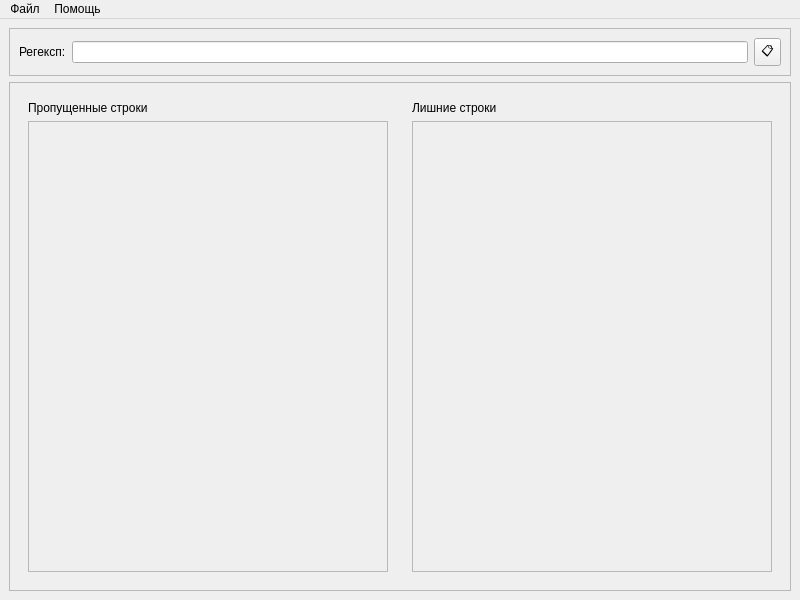
<?xml version="1.0" encoding="UTF-8"?>
<ui version="4.0">
 <class>wnd_regexp</class>
 <widget class="QMainWindow" name="wnd_regexp">
  <property name="geometry">
   <rect>
    <x>0</x>
    <y>0</y>
    <width>800</width>
    <height>600</height>
   </rect>
  </property>
  <property name="windowTitle">
   <string>MainWindow</string>
  </property>
  <widget class="QWidget" name="centralwidget">
   <layout class="QVBoxLayout" name="verticalLayout">
    <item>
     <widget class="QFrame" name="frame">
      <property name="frameShape">
       <enum>QFrame::StyledPanel</enum>
      </property>
      <property name="frameShadow">
       <enum>QFrame::Raised</enum>
      </property>
      <layout class="QHBoxLayout" name="horizontalLayout">
       <item>
        <widget class="QLabel" name="label_3">
         <property name="text">
          <string>Регексп:</string>
         </property>
        </widget>
       </item>
       <item>
        <widget class="QLineEdit" name="edt_regexp"/>
       </item>
       <item>
        <widget class="QToolButton" name="btn_copy_regexp">
         <property name="text">
          <string>📋</string>
         </property>
        </widget>
       </item>
      </layout>
     </widget>
    </item>
    <item>
     <widget class="QFrame" name="frame_2">
      <property name="frameShape">
       <enum>QFrame::StyledPanel</enum>
      </property>
      <property name="frameShadow">
       <enum>QFrame::Raised</enum>
      </property>
      <layout class="QHBoxLayout" name="horizontalLayout_2">
       <item>
        <widget class="QWidget" name="widget" native="true">
         <layout class="QVBoxLayout" name="verticalLayout_2">
          <item>
           <widget class="QLabel" name="label">
            <property name="text">
             <string>Пропущенные строки</string>
            </property>
           </widget>
          </item>
          <item>
           <widget class="QListWidget" name="lst_missed">
            <property name="enabled">
             <bool>false</bool>
            </property>
           </widget>
          </item>
         </layout>
        </widget>
       </item>
       <item>
        <widget class="QWidget" name="widget_2" native="true">
         <layout class="QVBoxLayout" name="verticalLayout_3">
          <item>
           <widget class="QLabel" name="label_2">
            <property name="text">
             <string>Лишние строки</string>
            </property>
           </widget>
          </item>
          <item>
           <widget class="QListWidget" name="lst_unwanted">
            <property name="enabled">
             <bool>false</bool>
            </property>
           </widget>
          </item>
         </layout>
        </widget>
       </item>
      </layout>
     </widget>
    </item>
   </layout>
  </widget>
  <widget class="QMenuBar" name="menubar">
   <property name="geometry">
    <rect>
     <x>0</x>
     <y>0</y>
     <width>800</width>
     <height>27</height>
    </rect>
   </property>
   <widget class="QMenu" name="menu_file">
    <property name="title">
     <string>Файл</string>
    </property>
    <addaction name="act_open_csv"/>
    <addaction name="separator"/>
    <addaction name="act_save_regexp"/>
    <addaction name="act_load_regexp"/>
    <addaction name="separator"/>
    <addaction name="act_quit"/>
   </widget>
   <widget class="QMenu" name="menu_help">
    <property name="title">
     <string>Помощь</string>
    </property>
    <addaction name="act_about"/>
   </widget>
   <addaction name="menu_file"/>
   <addaction name="menu_help"/>
  </widget>
  <action name="act_open_csv">
   <property name="text">
    <string>Открыть задание</string>
   </property>
  </action>
  <action name="act_about">
   <property name="text">
    <string>О программе</string>
   </property>
  </action>
  <action name="act_quit">
   <property name="text">
    <string>Выйти</string>
   </property>
  </action>
  <action name="act_save_regexp">
   <property name="text">
    <string>Сохранить регексп</string>
   </property>
  </action>
  <action name="act_load_regexp">
   <property name="text">
    <string>Загрузить регексп</string>
   </property>
  </action>
 </widget>
 <resources/>
 <connections/>
</ui>
